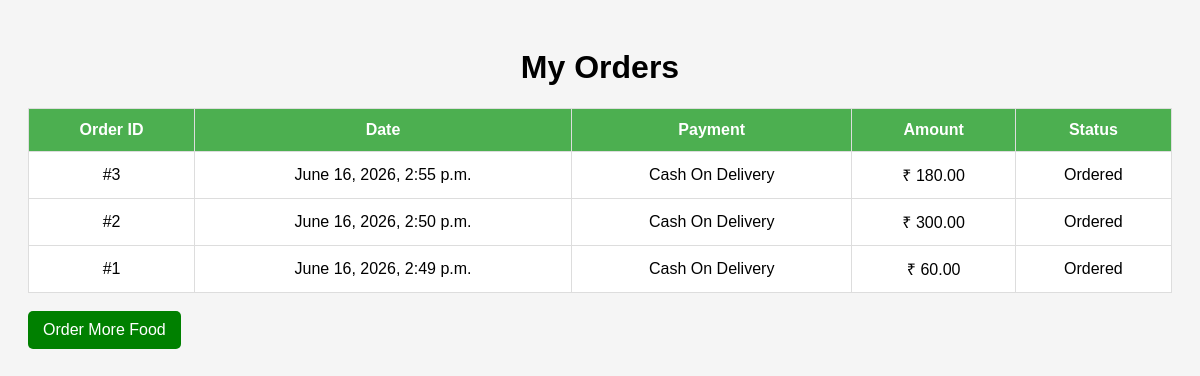
Screenshot of /orders/ (signed in) with the database file from the repository.
### foodapp/models.py (models this page shows, shortened)
class Order(models.Model):
    user = models.ForeignKey(
        User,
        on_delete=models.CASCADE
    )
    customer = models.ForeignKey(
        Customer,
        on_delete=models.CASCADE
    )
    total_amount = models.DecimalField(
        max_digits=10,
        decimal_places=2
    )
    payment_method = models.CharField(
        max_length=50
    )
    status = models.CharField(
        max_length=30,
        default='Ordered'
    )
    order_date = models.DateTimeField(
        auto_now_add=True
    )
    def __str__(self):
        return f"Order {self.id}"
    class Order(models.Model):
        user = models.ForeignKey(
            User,
            on_delete=models.CASCADE
        )
        customer = models.ForeignKey(
            Customer,
            on_delete=models.CASCADE
        )
        total_amount = models.DecimalField(
            max_digits=10,
            decimal_places=2
        )
        payment_method = models.CharField(
            max_length=50
        )
        status = models.CharField(
            max_length=30,
            default='Ordered'
        )
        order_date = models.DateTimeField(
            auto_now_add=True
        )

### foodapp/views.py (the view)
def orders_view(request):
    orders = Order.objects.filter(
        user=request.user
    ).order_by('-order_date')
    return render(
        request,
        'orders.html',
        {'orders': orders}
    )

### templates/orders.html (shortened to what this page needs)
<!DOCTYPE html>
<html>
<head>
</head>
<body>
<h1>My Orders</h1>
<table>
<tr>
<th>Order ID</th>
<th>Date</th>
<th>Payment</th>
<th>Amount</th>
<th>Status</th>
</tr>
{% for order in orders %}
<tr>
<td>
#{{ order.id }}
</td>
<td>
{{ order.order_date }}
</td>
<td>
{{ order.payment_method }}
</td>
<td>
₹ {{ order.total_amount }}
</td>
<td>
{{ order.status }}
</td>
</tr>
{% endfor %}
</table>
<br>
<a href="{% url 'hotels' %}" class="btn">
Order More Food
</a>
</body>
</html>

### templates/orders.html (style rules this page uses)
body { font-family:Arial; background:#f5f5f5; padding:20px; }
table { width:100%; background:white; border-collapse:collapse; }
th,td { padding:12px; border:1px solid #ddd; text-align:center; }
th { background:#4CAF50; color:white; }
h1 { text-align:center; }
.btn { display:inline-block; padding:10px 15px; background:green; color:white; text-decoration:none; border-radius:5px; }

### rows the page displays
Order: id "3", order_date "June 16, 2026, 2:55 p.m.", payment_method "Cash On Delivery", total_amount "180.00", status "Ordered"
Order: id "2", order_date "June 16, 2026, 2:50 p.m.", payment_method "Cash On Delivery", total_amount "300.00", status "Ordered"
Order: id "1", order_date "June 16, 2026, 2:49 p.m.", payment_method "Cash On Delivery", total_amount "60.00", status "Ordered"
